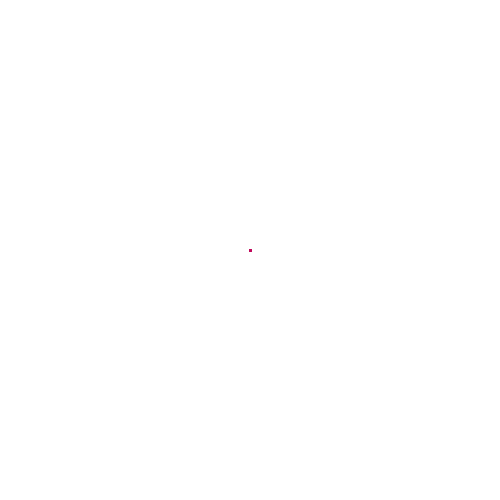
Frame 1 (no input)
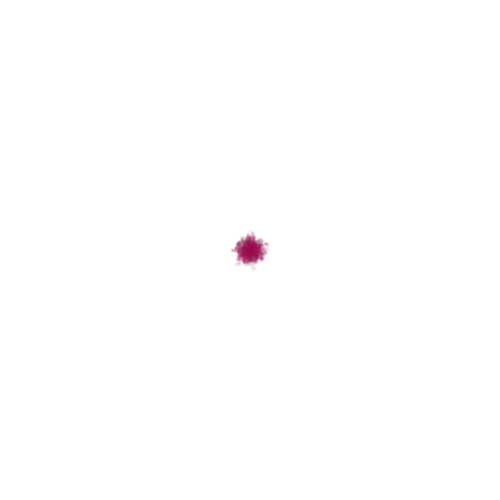
Frame 60 (the mouse pressed at the canvas centre just before this capture)
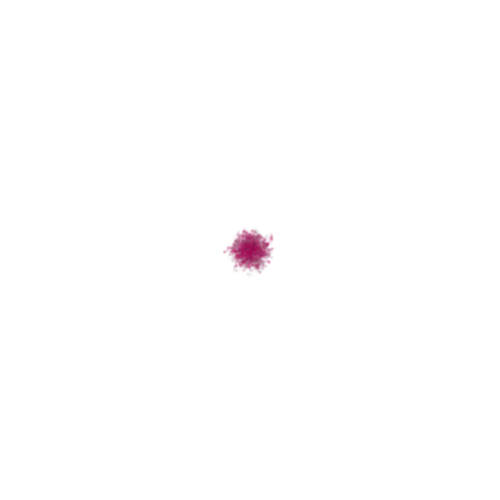
Frame 120 (the mouse held since frame 60 and released just before this capture)

The Processing sketch that drew these frames (run headless with seeded random() and noise(); from frame 60 on, the mouse is pressed at the canvas centre):

// Processing sketch: paseoAleatorio_1_2
// ── paseoAleatorio_1_2.pde
Walker[]w = new Walker [1000];

void setup() {
  size(500, 500);
  background(255);
  for (int i =0; i< w.length; i++) {
    w[i] = new Walker();
  }
}

void draw() {
  noStroke();
  fill(255,20);
  rect(0,0,width,height);
  for (int i = 0; i< w.length; i++) {
    w[i].display(i*.2, 0, i*.09, i*.02);
    w[i].step();
  }
}
// ── Walker.pde
class Walker {
  int x;
  int y;

  Walker() {
    x = width/2;
    y = height/2;
  }

  void display(float r,float g,float b,float t) {
    stroke(r,g,b,t);
    strokeWeight(3);
    point(x, y);
  }

  void step() {
    int choice = int(random(4));

    if (choice == 0) {
      x++;
    } else if (choice == 1) {
      x--;
    } else if (choice == 2) {
      y++;
    } else {
      y--;
    }
  }
}//EOC
